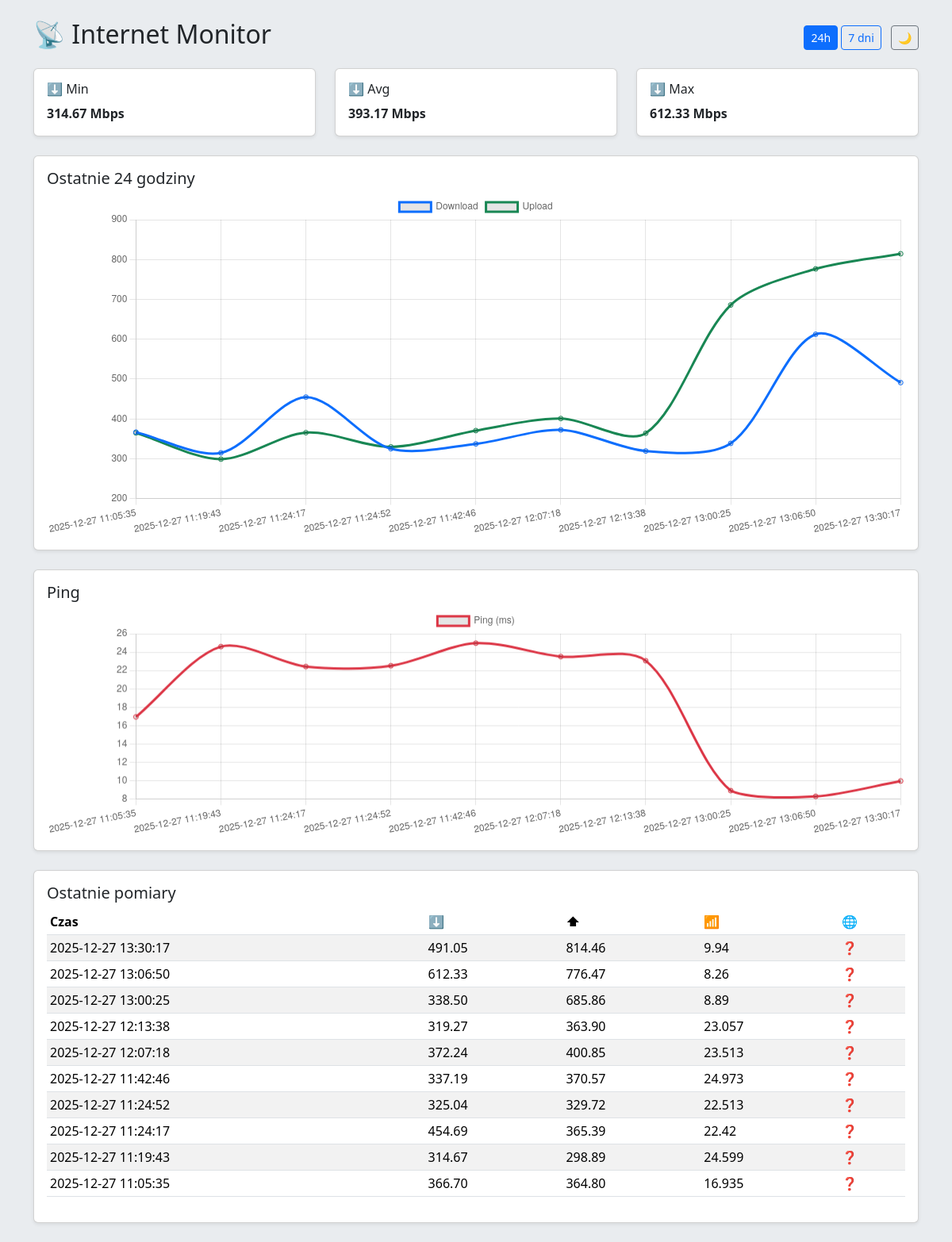
The page / on the database its author committed.
### tables this page shows
CREATE TABLE speedtests (
            id INTEGER PRIMARY KEY AUTOINCREMENT,
            timestamp DATETIME DEFAULT CURRENT_TIMESTAMP,
            download REAL,
            upload REAL,
            ping REAL,
	    connection TEXT
        );

### app/web.py (the view, shortened to what this page needs)
@app.route("/")
def index():
    range_param = request.args.get("range", "24h")
    if range_param == "7d":
        limit = 7 * 48
        title = "Ostatnie 7 dni"
    else:
        limit = 48
        title = "Ostatnie 24 godziny"
    conn = get_conn()
    cur = conn.cursor()
    cur.execute(f"""
        SELECT timestamp, download, upload, ping
        FROM speedtests
        ORDER BY timestamp DESC
        LIMIT {limit}
    """)
    rows = cur.fetchall()
    conn.close()
    chart_rows = rows[::-1]
    labels = [r[0] for r in chart_rows]
    downloads = [r[1] for r in chart_rows]
    uploads = [r[2] for r in chart_rows]
    pings = [r[3] for r in chart_rows]
    stats = {
        "download_min": min(downloads),
        "download_avg": sum(downloads) / len(downloads),
        "download_max": max(downloads),
    }
    return render_template(
        "index.html",
        rows=rows,
        title=title,
        range=range_param,
        min_download=MIN_DOWNLOAD,
        labels=json.dumps(labels),
        downloads=json.dumps(downloads),
        uploads=json.dumps(uploads),
        pings=json.dumps(pings),
        stats=stats
    )

### app/db.py (called while the page is built)
def get_conn():
    return sqlite3.connect(DB_PATH, check_same_thread=False)

### app/templates/index.html (shortened to what this page needs)
<!DOCTYPE html>
<html lang="pl" data-bs-theme="light">
<head>
    <link href="https://cdn.jsdelivr.net/npm/bootstrap@5.3.2/dist/css/bootstrap.min.css" rel="stylesheet">
</head>
<body class="bg-body-secondary">
<div class="container my-4">
    <div class="d-flex justify-content-between align-items-center mb-3">
        <h2>📡 Internet Monitor</h2>
        <div>
            <a href="?range=24h" class="btn btn-sm btn-outline-primary {% if range=='24h' %}active{% endif %}">24h</a>
            <a href="?range=7d" class="btn btn-sm btn-outline-primary {% if range=='7d' %}active{% endif %}">7 dni</a>
            <button class="btn btn-sm btn-outline-secondary ms-2" onclick="toggleTheme()">🌙</button>
        </div>
    </div>
    {% if stats %}
    <div class="row mb-4">
        <div class="col-md-4">
            <div class="card shadow-sm">
                <div class="card-body">
                    <h6>⬇ Min</h6>
                    <strong>{{ "%.2f"|format(stats.download_min) }} Mbps</strong>
                </div>
            </div>
        </div>
        <div class="col-md-4">
            <div class="card shadow-sm">
                <div class="card-body">
                    <h6>⬇ Avg</h6>
                    <strong>{{ "%.2f"|format(stats.download_avg) }} Mbps</strong>
                </div>
            </div>
        </div>
        <div class="col-md-4">
            <div class="card shadow-sm">
                <div class="card-body">
                    <h6>⬇ Max</h6>
                    <strong>{{ "%.2f"|format(stats.download_max) }} Mbps</strong>
                </div>
            </div>
        </div>
    </div>
    {% else %}
    <div class="alert alert-info">
        ⏳ Brak danych pomiarowych – czekam na pierwszy test prędkości.
    </div>
    {% endif %}
    <div class="card mb-4 shadow-sm">
        <div class="card-body">
            <h5>{{ title }}</h5>
            <canvas id="speedChart" height="120"></canvas>
        </div>
    </div>
    <div class="card mb-4 shadow-sm">
        <div class="card-body">
            <h5>Ping</h5>
            <canvas id="pingChart" height="80"></canvas>
        </div>
    </div>
    <div class="card shadow-sm">
        <div class="card-body">
            <h5>Ostatnie pomiary</h5>
            <div class="table-responsive">
                <table class="table table-sm table-striped">
                    <thead>
                        <tr>
                            <th>Czas</th>
                            <th>⬇</th>
                            <th>⬆</th>
                            <th>📶</th>
			    <th>🌐</th>
                        </tr>
                    </thead>
                    <tbody>
                        {% for r in rows %}
                        <tr class="{% if r[1] < min_download %}table-danger{% endif %}">
                            <td>{{ r[0] }}</td>
                            <td>{{ "%.2f"|format(r[1]) }}</td>
                            <td>{{ "%.2f"|format(r[2]) }}</td>
                            <td>{{ r[3] }}</td>
                            <td>
  				{% if r[4] == "wifi" %}📶 Wi-Fi
  				{% elif r[4] == "ethernet" %}🔌 LAN
  				{% else %}❓{% endif %}
			    </td>
			</tr>
                        {% endfor %}
                    </tbody>
                </table>
            </div>
        </div>
    </div>
</div>
<script>
const labels = {{ labels|safe }};
const downloads = {{ downloads|safe }};
const uploads = {{ uploads|safe }};
const pings = {{ pings|safe }};
new Chart(speedChart, {
    type: "line",
    data: {
        labels,
        datasets: [
            { label: "Download", data: downloads, borderColor: "#0d6efd", tension: 0.3 },
            { label: "Upload", data: uploads, borderColor: "#198754", tension: 0.3 }
        ]
    }
});
new Chart(pingChart, {
    type: "line",
    data: {
        labels,
        datasets: [
            { label: "Ping (ms)", data: pings, borderColor: "#dc3545", tension: 0.3 }
        ]
    }
});
function toggleTheme() {
    const html = document.documentElement;
    html.dataset.bsTheme = html.dataset.bsTheme === "dark" ? "light" : "dark";
}
setTimeout(() => location.reload(), 300000); // auto-refresh 5 min
</script>
</body>
</html>

### rows shown on the page
speedtests: download_min "314.67", timestamp "2025-12-27 11:19:43", download "314.67", upload "298.89", ping "24.599"
speedtests: download_max "612.33", timestamp "2025-12-27 13:06:50", download "612.33", upload "776.47", ping "8.26"
speedtests: timestamp "2025-12-27 13:30:17", download "491.05", upload "814.46", ping "9.94"
speedtests: timestamp "2025-12-27 13:00:25", download "338.50", upload "685.86", ping "8.89"
speedtests: timestamp "2025-12-27 12:13:38", download "319.27", upload "363.90", ping "23.057"
speedtests: timestamp "2025-12-27 12:07:18", download "372.24", upload "400.85", ping "23.513"
speedtests: timestamp "2025-12-27 11:42:46", download "337.19", upload "370.57", ping "24.973"
speedtests: timestamp "2025-12-27 11:24:52", download "325.04", upload "329.72", ping "22.513"
speedtests: timestamp "2025-12-27 11:24:17", download "454.69", upload "365.39", ping "22.42"
speedtests: timestamp "2025-12-27 11:05:35", download "366.70", upload "364.80", ping "16.935"

### other values the page prints
{{ "%.2f"|format(stats.download_avg) }} "393.17"
{{ title }} "Ostatnie 24 godziny"
chart data {{ downloads|safe }} [366.6963942666651, 314.67323128696233, 454.6936898207862, 325.0398571528428, 337.18602663489065, 372.2439783697175, 319.2662562918696, 338.5, 612.33, 491.05]
chart data {{ uploads|safe }} [364.7976613751095, 298.8858066215961, 365.3915334997991, 329.7214522059881, 370.5690605077826, 400.85259480094504, 363.9047658310647, 685.86, 776.47, 814.46]
chart data {{ pings|safe }} [16.935, 24.599, 22.42, 22.513, 24.973, 23.513, 23.057, 8.89, 8.26, 9.94]
